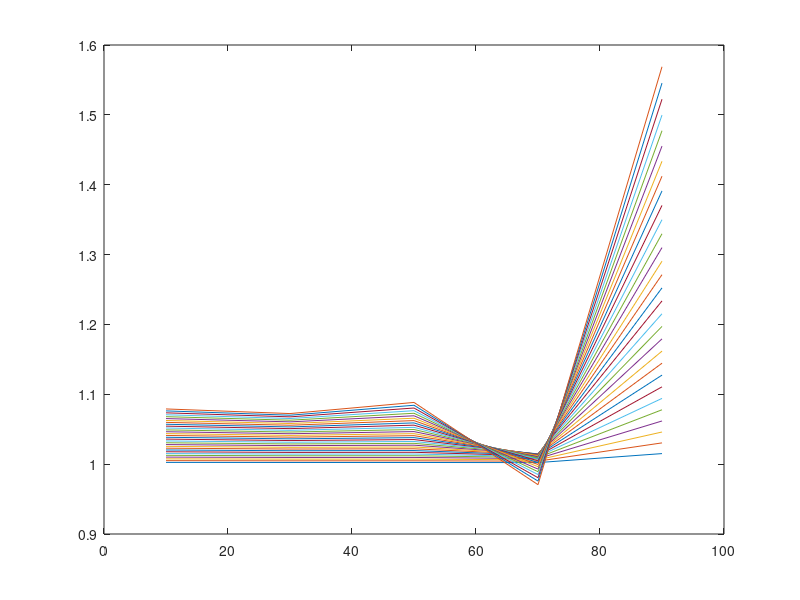

Here is the MATLAB script that generated this plot:
%Lec12_Explicit
%lecture example backward difference in space, forward in time.
clear
clc

U= 100;
E= 2000;
A_c = 10;
k = 2;
b = 4;
L = 100;
num_cells = 5;
del_t = 0.05;
num_time_steps = 30;

implicit = 0; %1 is switch for implicit; 0 is explicit

del_x = L/num_cells; 

if implicit == 1
    sub = (-b/del_x + 1/del_x^2) *del_t;
    dia = 1 + (b/del_x - 2/del_x^2)*del_t;
    sup = -1/del_x^2 * del_t;
else
    sub = 1/del_x^2 * del_t;
    dia = 1 - 2/del_x^2 - b/del_x * del_t;
    sup = 1/del_x^2 + b/del_x * del_t;
end

col_data = [sub dia sup];

for i=2:num_cells-1
    for j = 1: 3
        A(i,i-2+j) = col_data(j);
    end
end

A(1,1:2) = [dia sup];
A(num_cells, num_cells-1:num_cells) = [sub dia];

W = zeros(num_cells,1);

c = ones(num_cells,1);

x_plot = [del_x/2:del_x:L-del_x/2];

for i=1:num_time_steps
    
    if implicit == 1
        c_new =(c+W)\A;
    else
        c_new =A\(c+W);
    end
    
    plot(x_plot, c_new);
    figure (1)
    hold on
    c=c_new;
end
hold off









